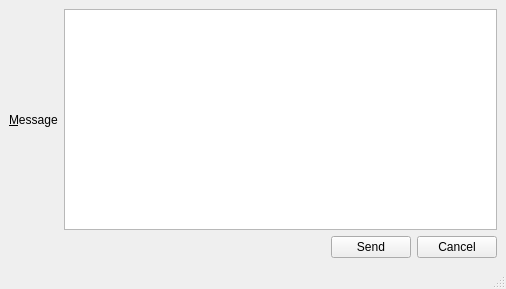
<?xml version="1.0" encoding="UTF-8"?>
<ui version="4.0">
 <class>MainWindow</class>
 <widget class="QMainWindow" name="MainWindow">
  <property name="geometry">
   <rect>
    <x>0</x>
    <y>0</y>
    <width>506</width>
    <height>289</height>
   </rect>
  </property>
  <property name="windowTitle">
   <string>Messenger</string>
  </property>
  <widget class="QWidget" name="centralwidget">
   <layout class="QVBoxLayout" name="verticalLayout">
    <item>
     <layout class="QHBoxLayout" name="horizontalLayout">
      <item>
       <widget class="QLabel" name="label">
        <property name="text">
         <string>&amp;Message</string>
        </property>
        <property name="buddy">
         <cstring>plainTextEdit</cstring>
        </property>
       </widget>
      </item>
      <item>
       <widget class="QPlainTextEdit" name="plainTextEdit"/>
      </item>
     </layout>
    </item>
    <item>
     <layout class="QHBoxLayout" name="horizontalLayout_2">
      <item>
       <spacer name="horizontalSpacer">
        <property name="orientation">
         <enum>Qt::Horizontal</enum>
        </property>
        <property name="sizeHint" stdset="0">
         <size>
          <width>40</width>
          <height>20</height>
         </size>
        </property>
       </spacer>
      </item>
      <item>
       <widget class="QPushButton" name="sendButton">
        <property name="enabled">
         <bool>true</bool>
        </property>
        <property name="text">
         <string>Send</string>
        </property>
        <property name="default">
         <bool>false</bool>
        </property>
       </widget>
      </item>
      <item>
       <widget class="QPushButton" name="cancelButton">
        <property name="text">
         <string>Cancel</string>
        </property>
       </widget>
      </item>
     </layout>
    </item>
   </layout>
  </widget>
  <widget class="QMenuBar" name="menubar">
   <property name="geometry">
    <rect>
     <x>0</x>
     <y>0</y>
     <width>506</width>
     <height>22</height>
    </rect>
   </property>
  </widget>
  <widget class="QStatusBar" name="statusbar"/>
 </widget>
 <tabstops>
  <tabstop>plainTextEdit</tabstop>
  <tabstop>sendButton</tabstop>
  <tabstop>cancelButton</tabstop>
 </tabstops>
 <resources/>
 <connections/>
</ui>
